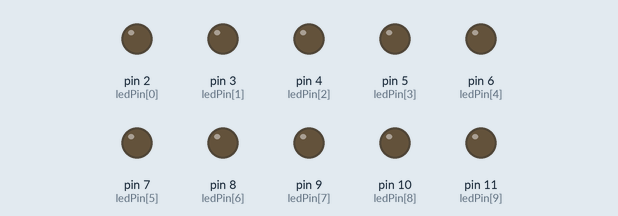
The sketch below on a simulated Arduino Uno, built with avr-gcc and run on an emulated ATmega328P. Shown: output pins drawn as LEDs (lit = HIGH).

Above: at 0.05 s.
At 1.46 s:
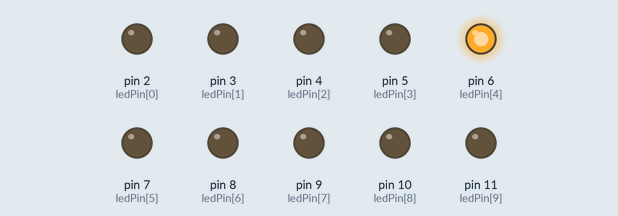
At 2.57 s:
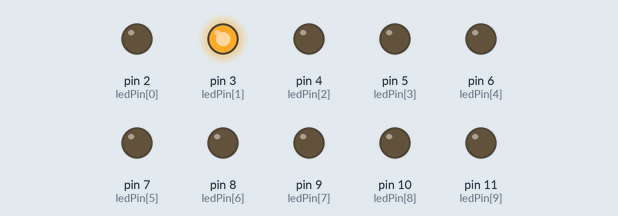
At 5.3 s:
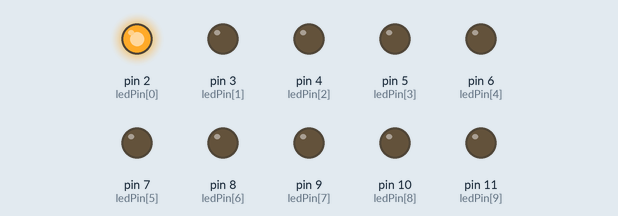
At 7.93 s:
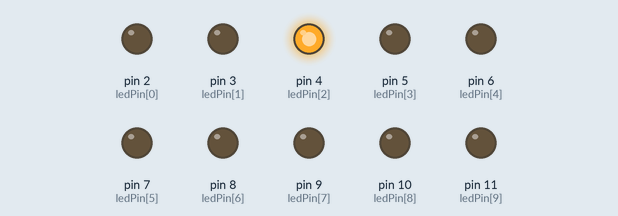
At 10.56 s:
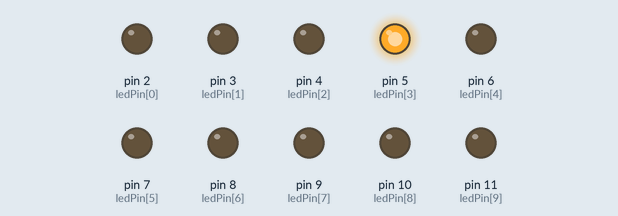
Timing chart, 0 to 10.9 s (numbered marks = the images above):
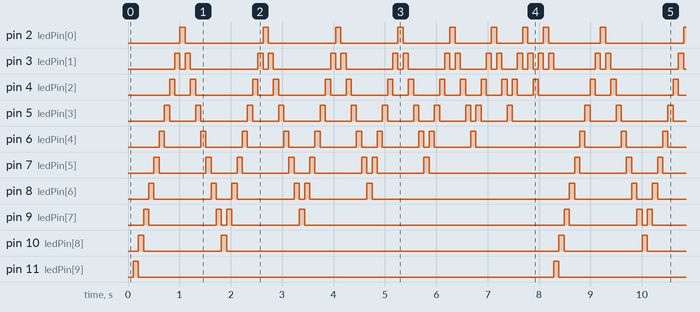

The sketch:

Exercicio2.ino
```cpp
// Efeitos com LEDS - Projeto 2

#define PINS 10

byte ledPin[PINS] = {2,3,4,5,6,7,8,9,10,11};    // vetor para os pinos dos LEDs

unsigned int ledDelay = 100;                    // intervalo entre as alterações
short direction = -1;
byte currentLED = 9;
byte altura = 9;
unsigned long changeTime;

void
setup()
{
  for (byte x = 0; x < 10; x++)
    pinMode (ledPin[x], OUTPUT);               // define todos os pinos como saídas

  changeTime = millis();
}

void
loop()
{
  if ((millis() - changeTime) > ledDelay)      // verifica se transcorreram ledDelay ms desde a última alteração
  {
    changeLED();
    changeTime = millis();
  }
}

void
changeLED()
{
  for (byte x = 0; x < 10; x++)                // apaga todos os LEDs
    digitalWrite(ledPin[x], LOW);

  digitalWrite(ledPin[currentLED], HIGH);      // acende o LED atual
  currentLED += direction;

  if ((direction == 1) && (currentLED == altura))
    direction = -1;
  else
    if (currentLED == 0)
    {
      direction = 1;
      --altura;

      if (altura == 0)
      {
        altura = currentLED = 9;
        direction = -1;
      }
    }
}
```

Measured:
- by itself, pin 3 (ledPin[1]), pin 4 (ledPin[2]), pin 5 (ledPin[3]): moves between LOW and HIGH, repeating every 8.2 s
- by itself, pin 9 (ledPin[7]): repeats every 8.2 s: LOW 1.3 s, HIGH 0.10 s, LOW 0.10 s, HIGH 0.10 s, LOW 1.3 s, HIGH 0.10 s, LOW 5.1 s, HIGH 0.10 s
- by itself, pin 10 (ledPin[8]): repeats every 8.2 s: LOW 1.5 s, HIGH 0.10 s, LOW 6.5 s, HIGH 0.10 s
- by itself, pin 11 (ledPin[9]): alternates HIGH for 0.10 s and LOW for 8.1 s
- by itself, pin 8 (ledPin[6]): repeats every 8.2 s: LOW 1.1 s, HIGH 0.10 s, LOW 0.30 s, HIGH 0.10 s, LOW 1.1 s, HIGH 0.10 s, LOW 0.10 s, HIGH 0.10 s, LOW 1.1 s, HIGH 0.10 s, LOW 3.8 s, HIGH 0.10 s
- by itself, pin 2 (ledPin[0]): repeats every 8.2 s: LOW 1.5 s, HIGH 0.10 s, LOW 1.3 s, HIGH 0.10 s, LOW 1.1 s, HIGH 0.10 s, LOW 0.91 s, HIGH 0.10 s, LOW 0.71 s, HIGH 0.10 s, LOW 0.51 s, HIGH 0.10 s, LOW 0.30 s, HIGH 0.10 s, LOW 1.0 s, HIGH 0.10 s
